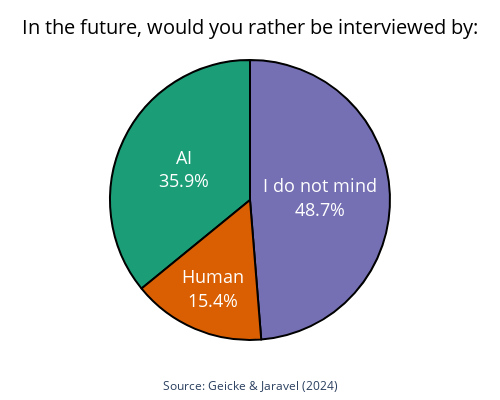

The notebook cell this image was saved under:
### Code cell
# make a dataframe with three rows: 35.9, 15.38, 48.72
df = pd.DataFrame({
    'x': [35.9, 15.38, 48.72],
    'y': [0, 0, 0],
    'text': ['AI', 'Human', 'I do not mind'],
    'color': ['rgb(27,158,119)', 'rgb(217,95,2)', 'rgb(117,112,179)']
})

# make a pie chart with the three rows
fig = go.Figure(data=[go.Pie(
    labels=df['text'],
    values=df['x'],
    textinfo='label+percent',
    textfont=dict(size=18),
    marker=dict(colors=df['color']),
)])

# reduce the size of the pie chart
fig.update_traces(textposition='inside', textinfo='percent+label', marker=dict(colors=colors, line=dict(color='#000000', width=2)))
fig.update_layout(
    title_text="In the future, would you rather be interviewed by:",
    title_font_color='black',
    title_x=0.5,
    title_y=0.95,
    title_font_size=20,
    showlegend=False,
    margin=dict(t=60, b=60, l=0, r=0),
    height=400,
    width=500,
)

# add annotation for source 
fig.add_annotation(
    text="Source: Geicke & Jaravel (2024)",
    showarrow=False,
    font=dict(size=12),
    xref="paper",
    yref="paper",
    x=0.5,
    y=-0.2,
    align="center",
)

fig.show()

### Figure 1 — Plotly figure (JSON) as saved in the notebook; plotly's stock layout.template omitted (floating-point values rounded to 4 significant figures)
{"data": [{"labels": ["AI", "Human", "I do not mind"], "marker": {"colors": ["rgb(27,158,119)", "rgb(217,95,2)", "rgb(117,112,179)", "rgb(231,41,138)", "rgb(102,166,30)", "rgb(230,171,2)", "rgb(166,118,29)", "rgb(102,102,102)"], "line": {"color": "#000000", "width": 2}}, "textfont": {"size": 18}, "textinfo": "percent+label", "textposition": "inside", "type": "pie", "values": [35.9, 15.38, 48.72]}], "layout": {"annotations": [{"align": "center", "font": {"size": 12}, "showarrow": false, "text": "Source: Geicke & Jaravel (2024)", "x": 0.5, "xref": "paper", "y": -0.2, "yref": "paper"}], "height": 400, "margin": {"b": 60, "l": 0, "r": 0, "t": 60}, "showlegend": false, "title": {"font": {"color": "black", "size": 20}, "text": "In the future, would you rather be interviewed by:", "x": 0.5, "y": 0.95}, "width": 500}}
